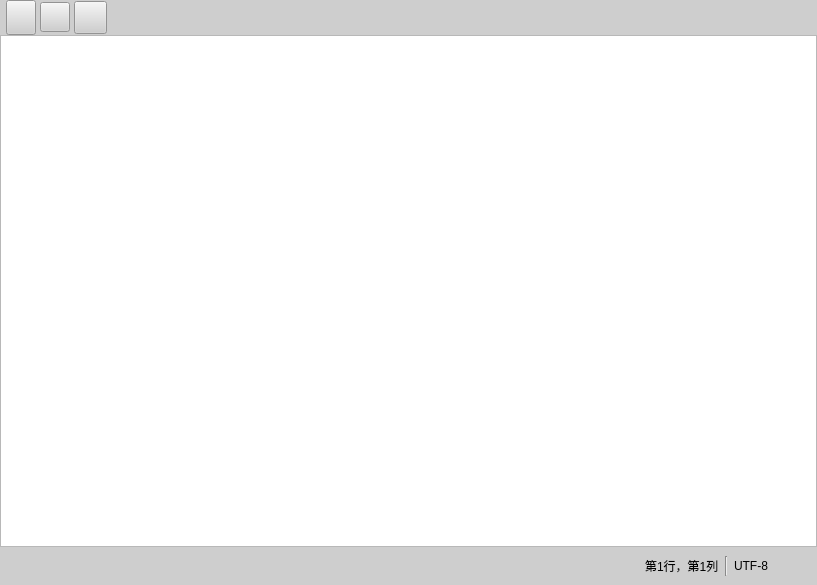
<?xml version="1.0" encoding="UTF-8"?>
<ui version="4.0">
 <class>Widget</class>
 <widget class="QWidget" name="Widget">
  <property name="geometry">
   <rect>
    <x>0</x>
    <y>0</y>
    <width>817</width>
    <height>585</height>
   </rect>
  </property>
  <property name="windowTitle">
   <string>NoteBook</string>
  </property>
  <property name="windowIcon">
   <iconset resource="res.qrc">
    <normaloff>:/icon/note.png</normaloff>:/icon/note.png</iconset>
  </property>
  <layout class="QVBoxLayout" name="verticalLayout">
   <property name="spacing">
    <number>0</number>
   </property>
   <property name="leftMargin">
    <number>0</number>
   </property>
   <property name="topMargin">
    <number>0</number>
   </property>
   <property name="rightMargin">
    <number>0</number>
   </property>
   <property name="bottomMargin">
    <number>0</number>
   </property>
   <item>
    <widget class="QWidget" name="widgetButtons" native="true">
     <property name="minimumSize">
      <size>
       <width>0</width>
       <height>35</height>
      </size>
     </property>
     <property name="styleSheet">
      <string notr="true">background-color: rgb(206, 206, 206);</string>
     </property>
     <layout class="QHBoxLayout" name="horizontalLayout_2">
      <property name="spacing">
       <number>4</number>
      </property>
      <property name="leftMargin">
       <number>6</number>
      </property>
      <property name="topMargin">
       <number>0</number>
      </property>
      <property name="rightMargin">
       <number>0</number>
      </property>
      <property name="bottomMargin">
       <number>0</number>
      </property>
      <item>
       <widget class="QPushButton" name="btnOpen">
        <property name="minimumSize">
         <size>
          <width>30</width>
          <height>35</height>
         </size>
        </property>
        <property name="maximumSize">
         <size>
          <width>30</width>
          <height>35</height>
         </size>
        </property>
        <property name="styleSheet">
         <string notr="true">QPushButton { border-image: url(:/icon/file1.png); }
QPushButton:hover { border-image: url(:/icon/file2.png); }
QPushButton:pressed { border-image: url(:/icon/file3.png); }</string>
        </property>
        <property name="text">
         <string/>
        </property>
       </widget>
      </item>
      <item>
       <widget class="QPushButton" name="btnSave">
        <property name="minimumSize">
         <size>
          <width>30</width>
          <height>30</height>
         </size>
        </property>
        <property name="maximumSize">
         <size>
          <width>30</width>
          <height>30</height>
         </size>
        </property>
        <property name="styleSheet">
         <string notr="true">QPushButton {border-image: url(:/icon/save1.png); }
QPushButton:hover { border-image: url(:/icon/save2.png); }
QPushButton:pressed { border-image: url(:/icon/save3.png); }
</string>
        </property>
        <property name="text">
         <string/>
        </property>
       </widget>
      </item>
      <item>
       <widget class="QPushButton" name="btnClose">
        <property name="minimumSize">
         <size>
          <width>33</width>
          <height>33</height>
         </size>
        </property>
        <property name="maximumSize">
         <size>
          <width>33</width>
          <height>33</height>
         </size>
        </property>
        <property name="styleSheet">
         <string notr="true">QPushButton {border-image: url(:/icon/close1.png); }
QPushButton:hover { border-image: url(:/icon/close2.png); }
QPushButton:pressed { border-image: url(:/icon/close3.png); }</string>
        </property>
        <property name="text">
         <string/>
        </property>
       </widget>
      </item>
      <item>
       <spacer name="horizontalSpacer">
        <property name="orientation">
         <enum>Qt::Orientation::Horizontal</enum>
        </property>
        <property name="sizeHint" stdset="0">
         <size>
          <width>703</width>
          <height>20</height>
         </size>
        </property>
       </spacer>
      </item>
     </layout>
    </widget>
   </item>
   <item>
    <widget class="MyTextEdit" name="textEdit"/>
   </item>
   <item>
    <widget class="QWidget" name="widgetBottom" native="true">
     <property name="minimumSize">
      <size>
       <width>0</width>
       <height>32</height>
      </size>
     </property>
     <property name="styleSheet">
      <string notr="true">background-color: rgb(206, 206, 206);</string>
     </property>
     <layout class="QHBoxLayout" name="horizontalLayout">
      <item>
       <spacer name="horizontalSpacer_2">
        <property name="orientation">
         <enum>Qt::Orientation::Horizontal</enum>
        </property>
        <property name="sizeHint" stdset="0">
         <size>
          <width>618</width>
          <height>20</height>
         </size>
        </property>
       </spacer>
      </item>
      <item>
       <widget class="QLabel" name="labelPosition">
        <property name="text">
         <string>第1行，第1列</string>
        </property>
       </widget>
      </item>
      <item>
       <widget class="Line" name="line">
        <property name="orientation">
         <enum>Qt::Orientation::Vertical</enum>
        </property>
       </widget>
      </item>
      <item>
       <widget class="QLabel" name="labelCode">
        <property name="text">
         <string>UTF-8</string>
        </property>
       </widget>
      </item>
      <item>
       <spacer name="horizontalSpacer_3">
        <property name="orientation">
         <enum>Qt::Orientation::Horizontal</enum>
        </property>
        <property name="sizeType">
         <enum>QSizePolicy::Policy::Fixed</enum>
        </property>
        <property name="sizeHint" stdset="0">
         <size>
          <width>40</width>
          <height>20</height>
         </size>
        </property>
       </spacer>
      </item>
     </layout>
    </widget>
   </item>
  </layout>
 </widget>
 <customwidgets>
  <customwidget>
   <class>MyTextEdit</class>
   <extends>QTextEdit</extends>
   <header>mytextedit.h</header>
  </customwidget>
 </customwidgets>
 <resources>
  <include location="res.qrc"/>
 </resources>
 <connections/>
</ui>
